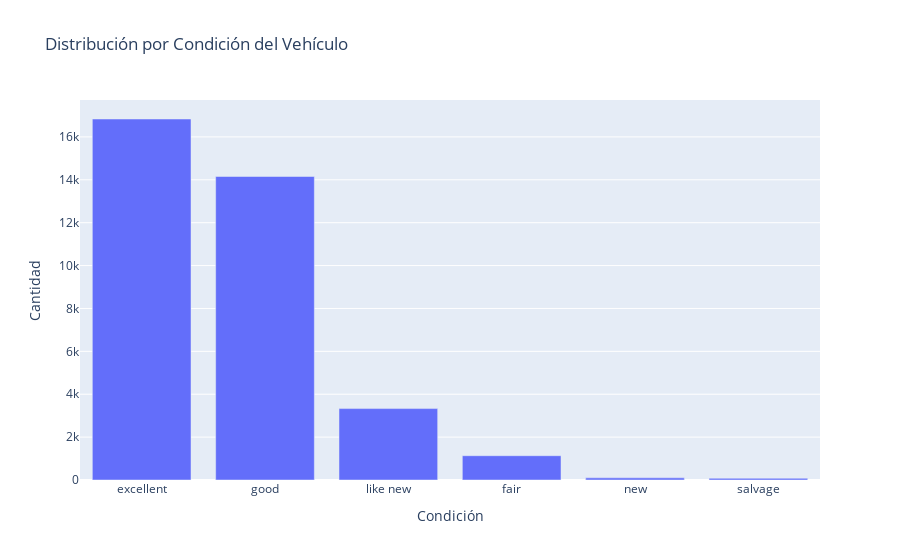

The cell this chart's notebook holds for it:
### Markdown cell above
**Gráfico de barras: distribución por condición del vehículo**
Este gráfico nos permitirá ver en qué estado se encuentran la mayoría de los autos (por ejemplo: good, excellent, fair, etc.).

### Code cell
import plotly.express as px

# Preparar los datos para el gráfico de barras
condition_counts = df_clean['condition'].value_counts().reset_index()
condition_counts.columns = ['Condición', 'Cantidad']

# Gráfico de barras
fig_condition = px.bar(
    condition_counts,
    x='Condición',
    y='Cantidad',
    title='Distribución por Condición del Vehículo'
)
fig_condition.show()

### Figure 1 — Plotly figure (JSON) as saved in the notebook; plotly's stock layout.template omitted (floating-point values rounded to 4 significant figures)
{"data": [{"hovertemplate": "Condición=%{x}<br>Cantidad=%{y}<extra></extra>", "legendgroup": "", "marker": {"color": "#636efa", "pattern": {"shape": ""}}, "name": "", "orientation": "v", "showlegend": false, "textposition": "auto", "type": "bar", "x": ["excellent", "good", "like new", "fair", "new", "salvage"], "xaxis": "x", "y": [16836, 14154, 3331, 1133, 100, 79], "yaxis": "y"}], "layout": {"barmode": "relative", "legend": {"tracegroupgap": 0}, "title": {"text": "Distribución por Condición del Vehículo"}, "xaxis": {"anchor": "y", "domain": [0, 1], "title": {"text": "Condición"}}, "yaxis": {"anchor": "x", "domain": [0, 1], "title": {"text": "Cantidad"}}}}
